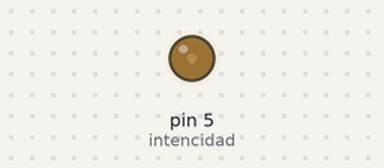
The sketch below on a simulated Arduino Uno, built with avr-gcc and run on an emulated ATmega328P. Parts: output pins drawn as LEDs (lit = HIGH).

Above: at 0.05 s.
At 0.4 s:
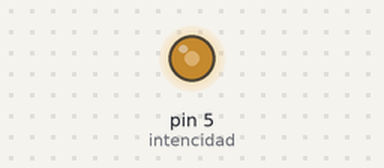
At 0.9 s:
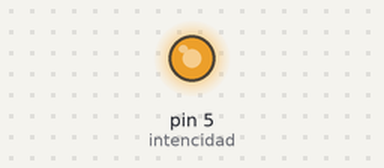
Timing chart, 0 to 3.0 s (numbered marks = the images above):
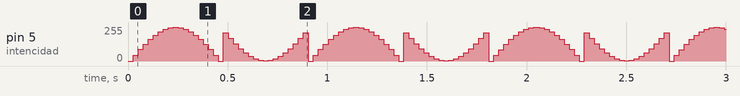

The sketch:

lineal.ino
```cpp
int LED[10];
int cantidad_leds;
float resV, sinval;
int intencidad = 5, ledval;
void setup()
{
  //Serial.begin(9600);
  pinMode(intencidad, OUTPUT);
  /*
   * //array de leds
  cantidad_leds = (sizeof(LED) / sizeof(int));

  for(int i = 0; i < cantidad_leds; i++)
  {
      LED[i] = i + 4;
      pinMode(LED[i], OUTPUT);
  }
  */
}

void leds()
{
  for(int i = 0; i < cantidad_leds; i++)
  {
     resV = analogRead(A0);
     //Serial.print("Delay: "); Serial.println(resV);
     digitalWrite(LED[i], HIGH);
     delay(resV);
     digitalWrite(LED[i], LOW);
  }
  for(int i = cantidad_leds; i >= 0; i--)
  {
     resV = analogRead(A0);
     digitalWrite(LED[i], HIGH);
     //Serial.print("Delay: "); Serial.println(resV);
     delay(resV);
     digitalWrite(LED[i], LOW);
  }
}

void ondas()
{
  for(int i = 0; i <= 10; i++)
  {
    resV = analogRead(A0);
    digitalWrite(LED[i], HIGH);
    digitalWrite(LED[10 -  i], HIGH);

    delay(resV);

    digitalWrite(LED[i], LOW);
    digitalWrite(LED[10 -  i], LOW);
  }
}

void pelota()
{
  int revote = 10;

  while(revote > 0)
  {
    for(int i = 0; i < revote; i++)
    {
      resV = analogRead(A0);
      digitalWrite(LED[i], HIGH);
      delay(resV);
      digitalWrite(LED[i], LOW);
    }

    for(int i = revote; i > 0; i--)
    {
      resV = analogRead(A0);
      digitalWrite(LED[i], HIGH);
      delay(resV);
      digitalWrite(LED[i], LOW);
    }
    revote--;
  }
}

void intencida()
{
  for(int x = 0; x < 180; x++)
  {
    sinval = (sin(x*(3.1412/18)));
    ledval = int(sinval*255);
    analogWrite(intencidad, ledval);
    delay(25);
  }
}

void loop()
{
  //leds();
  //ondas();
  //pelota();
  intencida();
}
```
